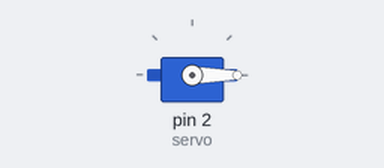
A sketch run on a simulated Arduino Uno, built with avr-gcc and run on an emulated ATmega328P. On the bench: servo.

Above: at 0.05 s.
Timing chart, 0 to 3.0 s (numbered marks = the images above):
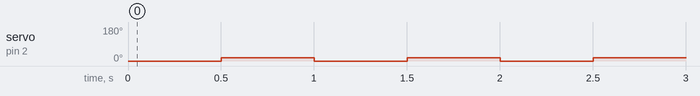

The sketch:

servo.ino
```cpp
#include <Servo.h>

Servo servo;

void setup (){
  servo.attach(2); // Pin
  Serial.begin(9600);
  servo.write(0); // Initiates the motor at the 0 position
}

void loop(){
  int pos = 0;
  servo.write(pos);
  delay(500);
  pos = 720;
  servo.write(pos);
  delay(500);
}
```

Measured:
- by itself, servo on pin 2 (servo): alternates 17° for 0.50 s and 0° for 0.50 s
